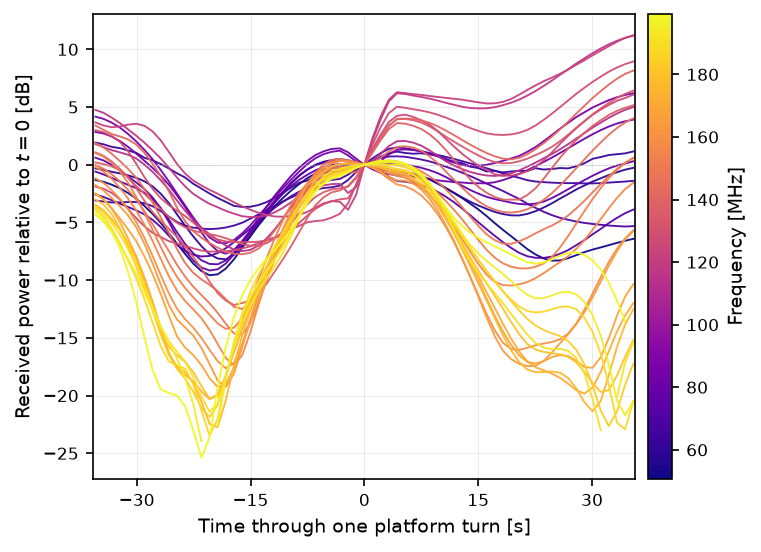

Reproduce this figure in Python.
"""The figure, with time through one turn on the x axis."""
import numpy as np, matplotlib; matplotlib.use("Agg")
import matplotlib.pyplot as plt
from matplotlib.cm import ScalarMappable
from matplotlib.colors import Normalize
from scipy.ndimage import median_filter
from common import load, db, flanking, OUT, ROT, CTRL

D = load()
fr, ch, t = D["fr"], D["ch"], D["tsec"]
nchan = fr.size
tones = np.load(OUT / "tones.npy")
A, B, E = np.load(OUT / "turn.npy")
HALF = 0.25 * (B - A) + 0.25 * (E - B)      # half a turn, in seconds
sel = D["sky"] & (np.abs(t - B) <= HALF)
tau = t - B
FLAG_DB = 3.0
print(f"one turn = {2 * HALF:.1f} s, {sel.sum()} integrations")


def curve(series):
    s = np.where(sel, series, np.nan)
    fill = np.nanmedian(s[sel])
    smooth = median_filter(np.nan_to_num(s, nan=fill), size=5, mode="nearest")
    flagged = np.abs(s - smooth) > FLAG_DB
    s = np.where(flagged, np.nan, s)
    ref = np.nanmedian(s[sel & (np.abs(tau) < 2.0)])
    return s[sel] - ref, int(flagged[sel].sum())


prof, nflag = {}, 0
for c in tones:
    prof[c], f_ = curve(db(D["d"][ROT][:, c]))
    nflag += f_
depth = lambda p: np.nanmax(p) - np.nanmin(p)
td = np.array([depth(prof[c]) for c in tones])
sky = np.array([depth(curve(db(np.nanmedian(D["d"][ROT][:, flanking(c, nchan)], 1)))[0]) for c in tones])

print(f"tones                       : {len(tones)}, {fr[tones].min():.1f}-{fr[tones].max():.1f} MHz, "
      f"spacing {16 * (fr[1] - fr[0]):.3f} MHz")
print(f"rotating receiver, tones    : {td.min():.1f}-{td.max():.1f} dB (median {np.median(td):.1f})")
print(f"rotating receiver, non-comb : median {np.median(sky):.2f} dB "
      f"-> tones {np.median(td) / np.median(sky):.0f}x deeper")
for k in CTRL:
    print(f"stationary key {k}, same tones: {depth(curve(db(np.nanmedian(D['d'][k][:, tones], 1)))[0]):.2f} dB")
for nm, lo, hi in [("before", 60.0, 600.0), ("after", 1560.0, 2000.0)]:
    m = D["sky"] & (t > lo) & (t < hi)
    s = db(np.nanmedian(D["d"][ROT][:, tones], 1))[m]
    n = min(len(s), sel.sum())
    print(f"rotating receiver parked {nm:6s}: {np.nanmax(s[:n]) - np.nanmin(s[:n]):.2f} dB over {n} integrations")
print(f"samples flagged             : {nflag}")

norm = Normalize(fr[tones].min(), fr[tones].max())
smap = ScalarMappable(norm, plt.cm.plasma)
fig, ax = plt.subplots(figsize=(5.2, 3.8))
for c in tones:
    ax.plot(tau[sel], prof[c], color=smap.to_rgba(fr[c]), lw=0.9, alpha=0.95)
ax.axhline(0.0, color="0.75", lw=0.5, ls=":")
ax.set_xlim(-HALF, HALF)
ax.set_xticks([-30, -15, 0, 15, 30])
ax.grid(alpha=0.25, lw=0.5)
ax.set_xlabel("Time through one platform turn [s]", fontsize=9)
ax.set_ylabel("Received power relative to $t=0$ [dB]", fontsize=9)
ax.tick_params(labelsize=8)
cb = fig.colorbar(smap, ax=ax, pad=0.02)
cb.set_label("Frequency [MHz]", fontsize=9); cb.ax.tick_params(labelsize=8)
fig.tight_layout(); fig.savefig(OUT / "10_final.png", dpi=150, bbox_inches="tight")
